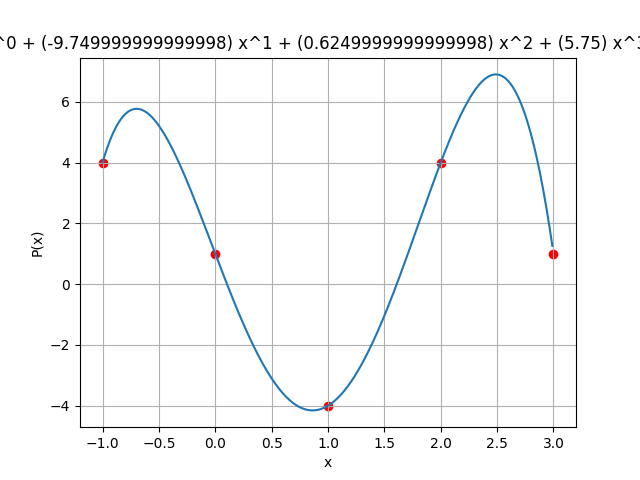

Python code for this plot:
from matplotlib import pyplot as plt
import numpy as np
from numpy.linalg import tensorsolve as slve

# creating polynomial class
class Polynomial:
    # initialising with the given coefficients
    def __init__(self, lst = []):
        self.poly = lst
    
    # printing the coefficients
    def __str__(self):
        string = "Coefficients of the polynomial are:\n"
        for i in range(len(self.poly)):
            string += str(self.poly[i])+" "
        return string

    # return length
    def __len__(self):
        return len(self.poly)

        # return the value at the given number
    def __getitem__(self, index):
        ans = 0
        for i in range(len(self.poly)):
            ans+=self.poly[i]*(index**i)
        return ans

    # set the value at a given index
    def __setitem__(self, index, value):
        # if index is not there in the list
        if(index < -len(self.poly) or index >= len(self.poly)):
            raise Exception("This index is not in the list")
        self.poly[index] = value

    # overloading + operator for adding the polynomials
    def __add__(self, l1):
        ans = [0] * max(len(l1), len(self.poly))
        # in case of not adding a polynomial we will raise the error
        if(type(l1) != Polynomial):
            raise Exception("Type error")
        # adding both polynomials upto the min power in both
        for i in range(min(len(l1) , len(self.poly))):
            ans[i]+=l1.poly[i]+self.poly[i]
        # then adding the extra powers of the polynomials if there exists
        if(len(self.poly) == min(len(l1) , len(self.poly))):
            for i in range(min(len(l1) , len(self.poly)), max(len(l1), len(self.poly))):
                ans[i]+=l1.poly[i]
        if(len(l1) == min(len(l1) , len(self.poly))):
            for i in range(min(len(l1) , len(self.poly)), max(len(l1), len(self.poly))):
                ans[i]+=self.poly[i]
        self.poly = ans
        return self
    
    # overloading multiply operator
    def __mul__(self, l1):
        # if integer is given we will do scalar multiplication
        if(type(l1) == int):
            for i in range(len(self.poly)):
                self.poly[i]*=l1
        # in case of polynomial we will multiply the polynomials
        elif(type(l1)==Polynomial):
            ans = [0] * (len(self.poly)+len(l1)-1)
            for i in range(len(self.poly)):
                for j in range(len(l1)):
                    ans[i+j]+=self.poly[i]*l1.poly[j]
            self.poly = ans
        # exception
        else:
            raise Exception("Type Error")
        return self

    # also overload as mul rmul
    def __rmul__(self, l1):
        return self.__mul__(l1)

    # overload - operator
    def __sub__(self, l1):
        return self + (-1)*l1

    # overloading div operator and checking div by 0 condition
    def __truediv__(self, num):
        if(type(num)==int and num!=0):
            for i in range(len(self.poly)):
                self.poly[i]/=num
        else:
            raise Exception("Can't divide")
        return self

    # show the polynomial in range
    def show(self, start, end):
        xvalues = np.arange(start,end,0.01)
        yvalues = []
        # for all the values find the y value
        for val in xvalues:
            yvalues.append(self[val])
        # plot the graph there
        plt.plot(xvalues, yvalues)
        poly = ""
        for i in range(len(self.poly)):
            poly+="+ (" + str(self.poly[i]) + ") x^" + str(i) + " " 
        plt.title("Plot of the polynomial" + poly)
        plt.xlabel("x")
        plt.ylabel("P(x)")
        plt.grid(True)
        plt.savefig("q4.png")
        plt.show()

    # fit via matrix we used the library of numpy
    def fitViaMatrixMethod(self, lisht):
        a = []
        b = []
        start= lisht[0][0]
        end= lisht[0][0]
        xvalues = []
        yvalues = []
        # finding the a matrix
        for i in range(len(lisht)):
            temp = []
            for j in range(len(lisht)):
                # appending powers of elements for getting the coefficientt
                temp.append(pow(lisht[i][0], j))
            a.append(temp)
            b.append(lisht[i][1])
            start = min(lisht[i][0], start)
            end = max(lisht[i][0], end)
            xvalues.append(lisht[i][0])
            yvalues.append(lisht[i][1])
        # initialised b matrix as the answer matrix to find x
        b = np.transpose(b)
        # found x 
        x = slve(a, b)
        self.poly = x
        # plotting the graph hereby
        plt.scatter(xvalues, yvalues, color="red")
        self.show(start,end)
        
    # doing fit with lagrange
    def fitViaLagrangePoly(self, lisht):
        # initialising vals
        vals = []
        start= lisht[0][0]
        end= lisht[0][0]
        xvalues = []
        yvalues = []
        # using the formula and finding all vals 
        for j in range(len(lisht)):
            self.poly = [1]
            # using formula to multiply with the given poly
            for i in range(len(lisht)):
                if(i!=j and lisht[i][0]!=lisht[j][0]):
                    self*=Polynomial([-lisht[i][0]/(lisht[j][0]-lisht[i][0]), 1/(lisht[j][0]-lisht[i][0])])
            vals.append(self.poly)
            start = min(lisht[j][0], start)
            end = max(lisht[j][0], end)
            xvalues.append(lisht[j][0])
            yvalues.append(lisht[j][1])
        self.poly = []
        # all are added at last according to the formula 
        for j in range(len(lisht)):
            self+=lisht[j][1]*Polynomial(vals[j])
        # plotting the graph hereby
        plt.scatter(xvalues, yvalues, color="red")
        self.show(-1,3)
        
        
# test
p1 = Polynomial([-4, -5, -6])
p2 = Polynomial([3, 2, 1])
p3 = p1+p2
# p3.show(-1, 4)
print(p3[1])
p = Polynomial([])
p.fitViaLagrangePoly([(1,-4), (0,1), (-1, 4), (2, 4), (3,1)])